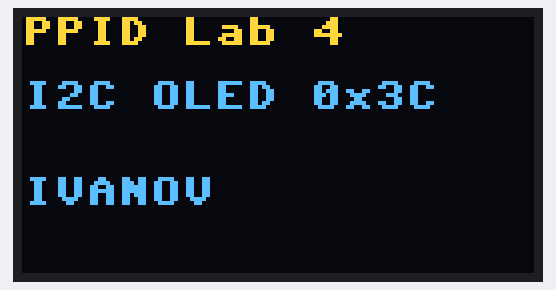
Bench run of a program on a simulated ESP32 board running MicroPython. Shown: 128×64 one-colour display. The OLED is the two-colour kind (top 16 rows yellow); library files of the repository ran but are not shown: ssd1306.py; what the program prints to the serial console is not drawn.

Above: at 0.3 s.

The program:

main.py
```python
# PPID lab 4 (OLED variants 4, 6, 9) — I2C SSD1306 display (Wokwi)
# Wokwi files: this main.py + diagram.json (here) + ssd1306.py (wokwi/lib/)
# Display: wokwi-ssd1306 (I2C 0x3C). Task: show your surname (Latin A-Z).

from machine import I2C, Pin
import time

from ssd1306 import SSD1306_I2C

# TODO: replace with your surname in Latin letters (variants.json message rule).
SURNAME = "IVANOV"

i2c = I2C(0, scl=Pin(22), sda=Pin(21), freq=100000)

print("PPID Lab 4 — I2C OLED")
addrs = i2c.scan()
print("I2C scan:", [hex(a) for a in addrs])

oled = SSD1306_I2C(128, 64, i2c, addr=0x3C)

oled.fill(0)
oled.text("PPID Lab 4", 0, 0)
oled.text("I2C OLED 0x3C", 0, 16)
oled.text(SURNAME, 0, 40)
oled.show()
print("OLED: shown", SURNAME)

while True:
    time.sleep(1)
```
